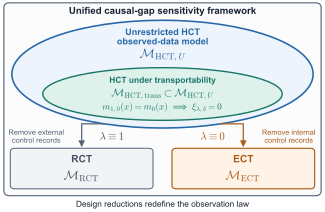

Source code (Python):
"""Draw the observed-data model regions and the changes of observation law."""
from pathlib import Path
import argparse

import matplotlib
matplotlib.use("Agg")
import matplotlib.pyplot as plt
from matplotlib.patches import Ellipse, FancyBboxPatch, FancyArrowPatch
from matplotlib.path import Path as PlotPath

def main():
    parser = argparse.ArgumentParser(description=__doc__)
    parser.add_argument('--output-dir', type=Path, default=Path.cwd())
    args = parser.parse_args()
    OUT = args.output_dir.resolve()
    plt.rcParams.update({"font.family": "Arial", "mathtext.fontset": "cm",
                         "svg.fonttype": "none", "pdf.fonttype": 42,
                         "savefig.facecolor": "white"})
    from matplotlib.font_manager import findfont
    findfont("Arial", fallback_to_default=False)
    fig = plt.figure(figsize=(3.25, 2.12))
    ax = fig.add_axes([0, 0, 1, 1])
    ax.set(xlim=(0, 3.25), ylim=(-.16, 2.45))
    ax.axis("off")
    ink, blue, green, orange = "#172331", "#2667A8", "#167565", "#AE5C17"


    def txt(x, y, content, size=8, color=ink, weight="normal", **kwargs):
        return ax.text(x, y, content, ha="center", va="center",
                       fontsize=max(6., .82 * size), color=color,
                       fontweight=weight, **kwargs)


    ax.add_patch(FancyBboxPatch((.035, .035), 3.18, 2.38,
        boxstyle="round,pad=0,rounding_size=.06", facecolor="#FCFCFD",
        edgecolor="#586575", linewidth=.85))
    txt(1.625, 2.31, "Unified causal-gap sensitivity framework", 8.5, weight="bold")
    ax.add_patch(Ellipse((1.625, 1.535), 3.02, 1.33,
                        facecolor="#EDF4FC", edgecolor=blue, lw=1.15))
    txt(1.625, 2., "Unrestricted HCT\nobserved-data model", 8., blue,
        weight="bold", linespacing=1.10)
    txt(1.625, 1.765, r"$\mathcal{M}_{\mathrm{HCT},U}$", 11, blue)
    ax.add_patch(Ellipse((1.625, 1.29), 2.40, .65,
                        facecolor="#DFF1EB", edgecolor=green, lw=1.0))
    txt(1.625, 1.455, "HCT under transportability", 7.4, green, weight="bold")
    txt(1.625, 1.28, r"$\mathcal{M}_{\mathrm{HCT,trans}}\subset\mathcal{M}_{\mathrm{HCT},U}$", 9.4, green)
    txt(1.625, 1.125, r"$m_{1,0}(x)=m_0(x)\ \Longrightarrow\ \xi_{\lambda,\delta}=0$", 8.1, green)
    for vertices, color in [([(1.04, .922), (.815, .922), (.815, .635)], "#566373"),
                            ([(2.21, .922), (2.435, .922), (2.435, .635)], orange)]:
        path = PlotPath(vertices, [PlotPath.MOVETO, PlotPath.LINETO, PlotPath.LINETO])
        ax.add_patch(FancyArrowPatch(path=path, arrowstyle="-|>", mutation_scale=8.5,
                                    lw=.9, color=color, joinstyle="miter"))
    txt(.36, .77, "Remove external\ncontrol records", 6.8, "#566373", linespacing=1.15).set_fontsize(5.3)
    txt(2.89, .77, "Remove internal\ncontrol records", 6.8, orange, linespacing=1.15).set_fontsize(5.3)
    txt(1.12, .755, r"$\lambda\equiv1$", 9.5, "#465363")
    txt(2.13, .755, r"$\lambda\equiv0$", 9.5, orange)
    for x, fc, ec in [(.10, "#F1F3F6", "#697789"), (1.72, "#FFF3E8", orange)]:
        ax.add_patch(FancyBboxPatch((x, .12), 1.43, .50,
            boxstyle="round,pad=0,rounding_size=.045", facecolor=fc, edgecolor=ec, lw=.85))
    txt(.815, .48, "RCT", 9, "#465363", weight="bold")
    txt(.815, .27, r"$\mathcal{M}_{\mathrm{RCT}}$", 11, "#465363")
    txt(2.435, .48, "ECT", 9, orange, weight="bold")
    txt(2.435, .27, r"$\mathcal{M}_{\mathrm{ECT}}$", 11, orange)
    txt(1.625, -.075, "Design reductions redefine the observation law", 7.3)
    fig.canvas.draw()
    renderer = fig.canvas.get_renderer()
    for artist in ax.texts:
        box = artist.get_window_extent(renderer)
        assert 0 <= box.x0 < box.x1 <= fig.bbox.width, artist.get_text()
        assert 0 <= box.y0 < box.y1 <= fig.bbox.height, artist.get_text()
    OUT.mkdir(parents=True, exist_ok=True)
    fig.savefig(OUT / "observed_model_relationships.pdf", pad_inches=0)
    fig.savefig(OUT / "observed_model_relationships.png", dpi=360, pad_inches=0)
    plt.close(fig)
    print(OUT / "observed_model_relationships.pdf")


if __name__ == '__main__':
    main()
